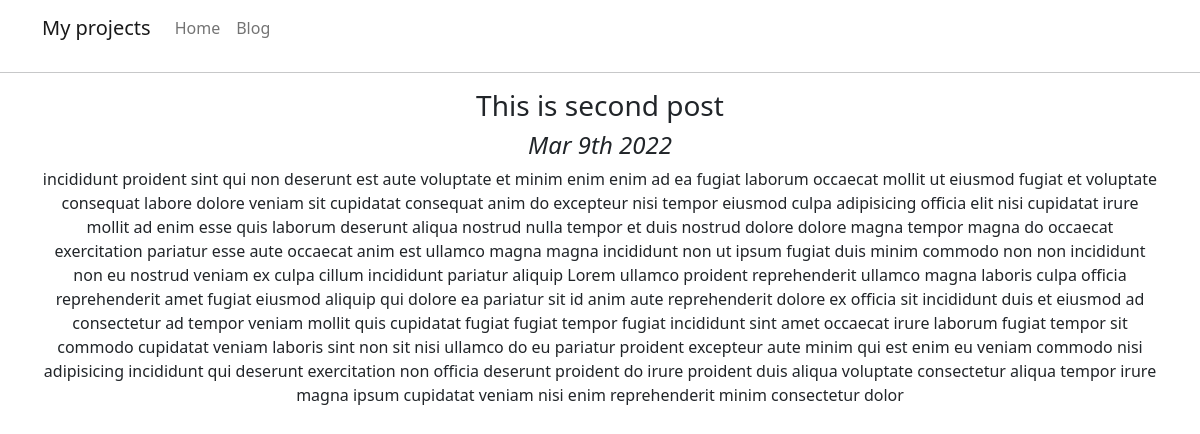
The app's page /blog/2/ with its own data.
### blog/models.py (models this page shows)
class Post(models.Model):
    title = models.CharField(max_length=100)
    description = models.CharField(max_length=250)
    text = models.TextField()
    pub_date = models.DateTimeField(auto_now=True)

### blog/views.py (the view)
# urls.py: path('<int:blog_id>/', views.detail, name="detail"),
def detail(request, blog_id):
    blog = get_object_or_404(Post, pk=blog_id)
    return render(request, 'blog/detail.html', {'blog': blog})

### blog/templates/blog/detail.html
{% extends 'portfolio/base.html' %}
{% block content %}
    <hr>
    <div class="container text-center">
        <h3>{{ blog.title }}</h3>
        <h4><em>{{ blog.pub_date|date:' M jS Y' }}</em></h4>
        <p>{{ blog.text }}</p>
    </div>
{% endblock %}

### records on screen
Post: title "This is second post", pub_date "Mar 9th 2022", text "incididunt proident sint qui non deserunt est aute voluptate et minim enim enim ad ea fugiat laborum occaecat mollit ut eiusmod fugiat et voluptate consequat labore dolore veniam sit cupidatat consequat anim do excepteur nisi tempor eiusmod culpa adipisicing officia elit nisi cupidatat irure mollit ad enim esse quis laborum deserunt aliqua nostrud nulla tempor et duis nostrud dolore dolore magna tempor magna do occaecat exercitation pariatur esse aute occaecat anim est ullamco magna magna incididunt non ut ipsum fugiat duis minim commodo non non incididunt non eu nostrud veniam ex culpa cillum incididunt pariatur aliquip Lorem ullamco proident reprehenderit ullamco magna laboris culpa…"
